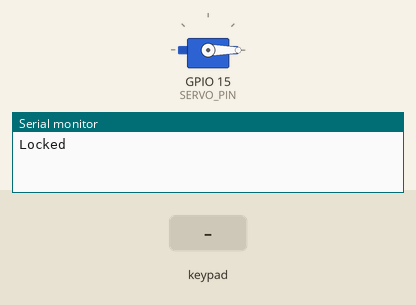
Bench run of a sketch on a simulated ESP32. On the bench: servo, the last lines printed to the serial monitor. The inputs (shaded band) are chosen by the test bench.

Above: at 1.2 s.
1.3 s: keypad keys A 1 2 3 pressed 0.4 s apart
At 3.7 s:
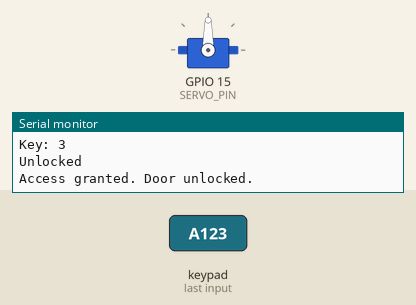
7.4 s: keypad keys A 1 2 3 # pressed 0.4 s apart
At 9.8 s:
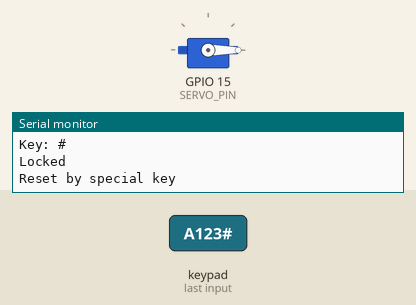
Timing chart, 0 to 11.3 s (numbered marks = the images above; inputs shaded):
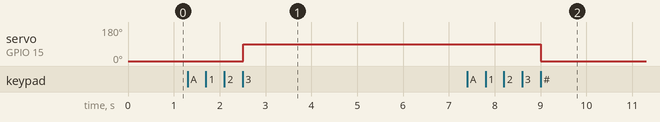

The sketch:

door_lock.ino
```cpp
#include <ESP32Servo.h>
#include <Keypad.h>

const int PASSWORD_LENGTH = 4;

const char USER_A_PASSWORD[PASSWORD_LENGTH + 1] = "A123";
const char USER_B_PASSWORD[PASSWORD_LENGTH + 1] = "B456";
const char USER_C_PASSWORD[PASSWORD_LENGTH + 1] = "C789";

Servo lockServo;
const int SERVO_PIN = 15;

// Keypad
const byte ROWS = 4;
const byte COLS = 4;
char keys[ROWS][COLS] = {
  {'1','2','3','A'},
  {'4','5','6','B'},
  {'7','8','9','C'},
  {'*','0','#','D'}
};

byte rowPins[ROWS] = {13, 12, 14 ,27};
byte colPins[COLS] = {26, 25, 33, 32};

Keypad keypad = Keypad(makeKeymap(keys), rowPins, colPins, ROWS, COLS);

int position = 0;
bool userIdentified = false;
const char* currentPassword = nullptr;

const char* getUserPassword(char firstChar) {
  switch (firstChar) {
    case 'A': return USER_A_PASSWORD;
    case 'B': return USER_B_PASSWORD;
    case 'C': return USER_C_PASSWORD;
    default:  return nullptr;
  }
}

void lock(bool locked) {
  lockServo.write(locked ? 0 : 90);
  Serial.println(locked ? "Locked" : "Unlocked");
}

void setup() {
  Serial.begin(9600);
  lockServo.attach(SERVO_PIN);
  lock(true);
}

void loop() {
  char key = keypad.getKey();
  if (!key) return;

  Serial.print("Key: ");
  Serial.println(key);

  // Reset condition
  if (key == '*' || key == '#') {
    position = 0;
    userIdentified = false;
    lock(true);
    Serial.println("Reset by special key");
    return;
  }

  if (!userIdentified) {
    currentPassword = getUserPassword(key);
    if (currentPassword) {
      userIdentified = true;
      position = 1; // Start checking from second character
      Serial.println("User identified. Enter rest of password:");
    } else {
      Serial.println("Unknown user. Try again.");
      position = 0;
    }
    return;
  }

  if (key == currentPassword[position]) {
    position++;
    if (position == PASSWORD_LENGTH) {
      lock(false);
      Serial.println("Access granted. Door unlocked.");
      position = 0;
      userIdentified = false;
    }
  } else {
    Serial.println("Wrong key. Resetting...");
    position = 0;
    userIdentified = false;
  }
}
```

Measured:
- after the input at 1.3 s, servo on GPIO 15 (SERVO_PIN): 0° → 90° after 1.2 s
- after the input at 7.4 s, servo on GPIO 15 (SERVO_PIN): 90° → 0° after 1.6 s
